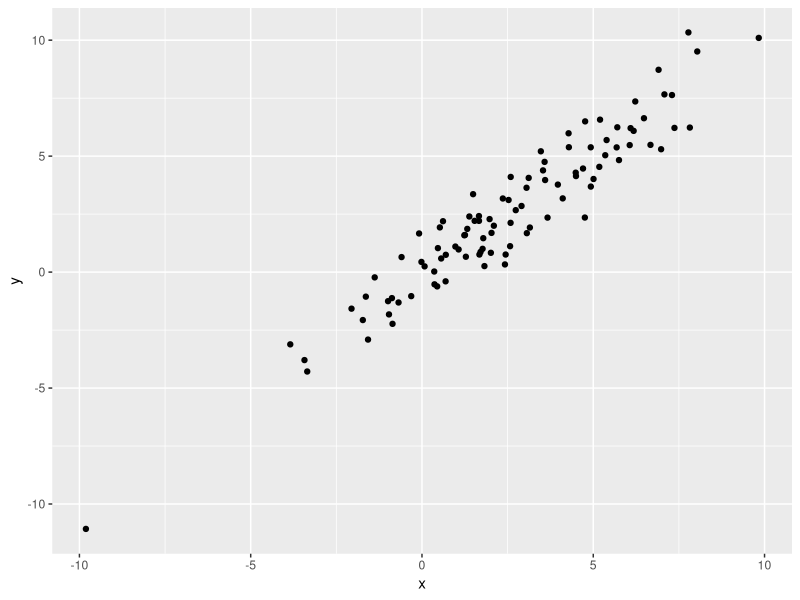

Write R code to recreate this figure.
## ---- chunk 1
library(tidyverse)

plot_df = tibble(
  x = rnorm(100, 2, 3),
  y = x + rnorm(100)
)

plot_df |> 
  ggplot(aes(x = x, y = y))+
  geom_point()
